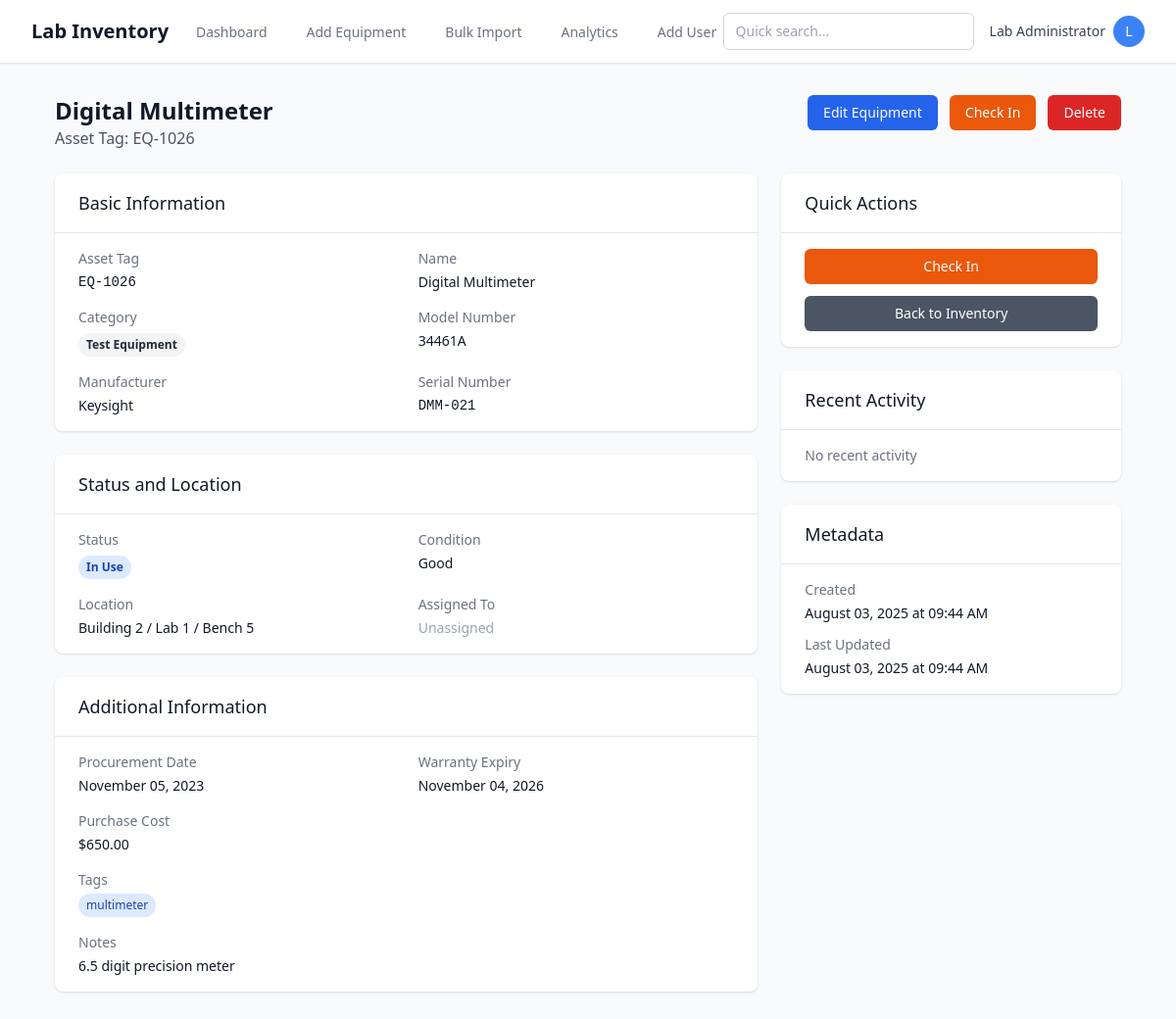
/view/26 (signed in), run on an earlier commit of the app's database.
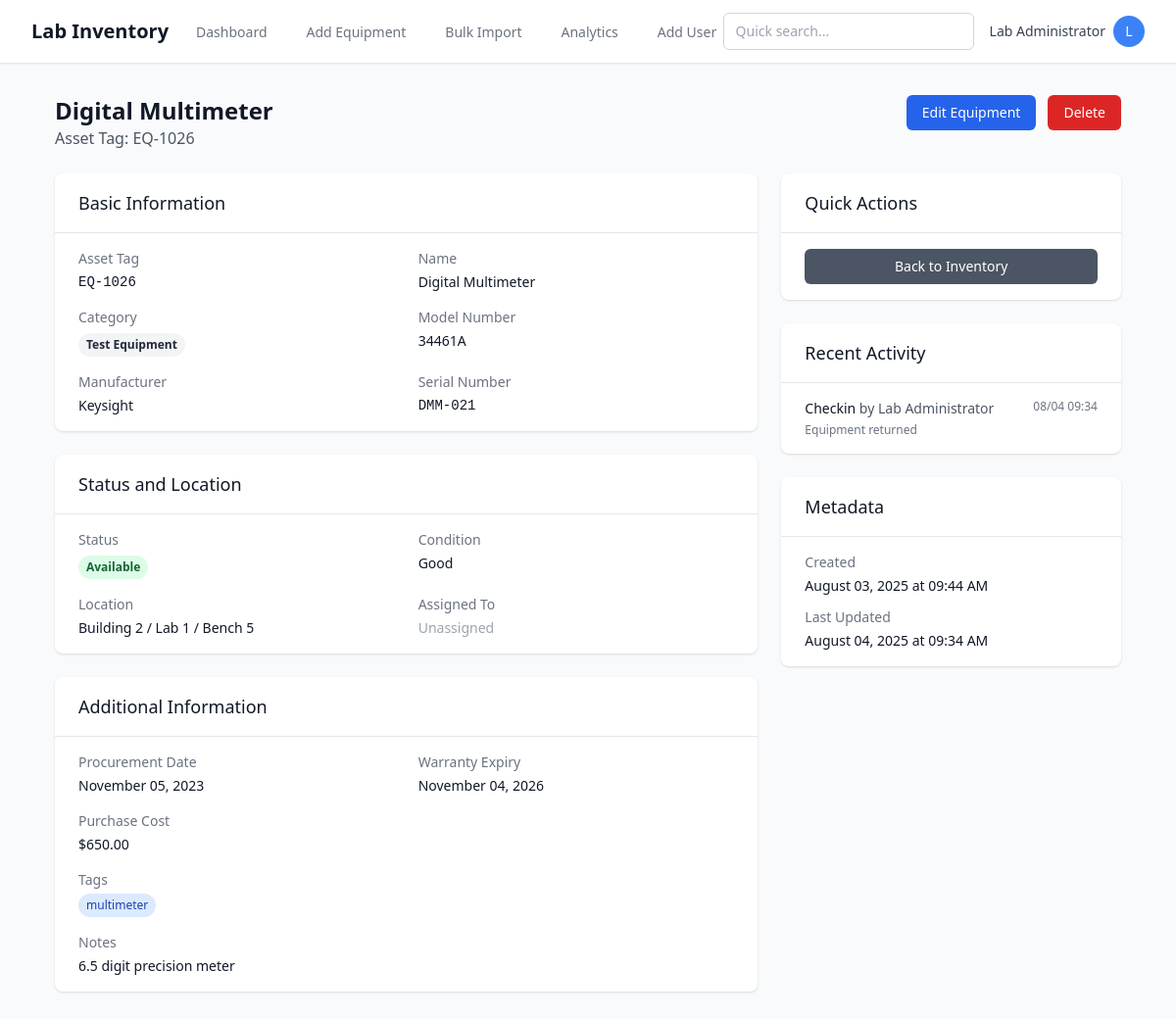
And on a later commit of the database.
### app/models.py (models this page shows, shortened)
class Equipment(db.Model):
    __tablename__ = 'equipment'
    id = db.Column(db.Integer, primary_key=True)
    asset_tag = db.Column(db.String(50), unique=True, nullable=False, index=True)
    name = db.Column(db.String(200), nullable=False)
    description = db.Column(db.Text)
    category = db.Column(db.String(100), nullable=False, index=True)
    model_number = db.Column(db.String(100))
    manufacturer = db.Column(db.String(100), index=True)
    serial_number = db.Column(db.String(100))
    procurement_date = db.Column(db.Date)
    warranty_expiry = db.Column(db.Date)
    created_at = db.Column(db.DateTime, default=now_ist)
    updated_at = db.Column(db.DateTime, default=now_ist, onupdate=now_ist)
    status = db.Column(db.String(50), nullable=False, default='Available', index=True)  # Available, In Use, Under Maintenance, Retired, Missing
    condition = db.Column(db.String(50), nullable=False, default='Good')  # New, Good, Needs Repair, Obsolete
    chip_type = db.Column(db.String(50))  # FPGA, ASIC, ARM, etc.
    package_type = db.Column(db.String(50))  # BGA, QFN, DIP, etc.
    pin_count = db.Column(db.Integer)
    temperature_grade = db.Column(db.String(50))  # Commercial, Industrial, Military
    testing_status = db.Column(db.String(50))  # Untested, Passed, Failed, Rework
    revision_info = db.Column(db.String(100))
    design_files = db.Column(db.Text)  # URL or file path
    location = db.Column(db.String(200))  # Building / Lab Room / Cabinet / Shelf
    assigned_to_id = db.Column(db.Integer, db.ForeignKey('users.id'), nullable=True)
    tags = db.Column(db.String(500))  # Comma-separated tags
    notes = db.Column(db.Text)
    purchase_cost = db.Column(db.Numeric(10, 2))
    current_value = db.Column(db.Numeric(10, 2))
    movement_logs = db.relationship('MovementLog', backref='equipment', lazy='dynamic', cascade='all, delete-orphan')
    audit_logs = db.relationship('AuditLog', backref='equipment', lazy='dynamic', cascade='all, delete-orphan')
    def get_tags_list(self):
        return [tag.strip() for tag in (self.tags or '').split(',') if tag.strip()]

class MovementLog(db.Model):
    __tablename__ = 'movement_logs'
    id = db.Column(db.Integer, primary_key=True)
    equipment_id = db.Column(db.Integer, db.ForeignKey('equipment.id'), nullable=False)
    user_id = db.Column(db.Integer, db.ForeignKey('users.id'), nullable=False)
    action = db.Column(db.String(50), nullable=False)  # checkout, checkin, move, assign, unassign
    from_location = db.Column(db.String(200))
    to_location = db.Column(db.String(200))
    from_user_id = db.Column(db.Integer, db.ForeignKey('users.id'))
    to_user_id = db.Column(db.Integer, db.ForeignKey('users.id'))
    timestamp = db.Column(db.DateTime, default=now_ist, index=True)
    notes = db.Column(db.Text)
    from_user = db.relationship('User', foreign_keys=[from_user_id])
    to_user = db.relationship('User', foreign_keys=[to_user_id])

class User(UserMixin, db.Model):
    __tablename__ = 'users'
    id = db.Column(db.Integer, primary_key=True)
    name = db.Column(db.String(100), nullable=False)
    email = db.Column(db.String(120), unique=True, nullable=False, index=True)
    password_hash = db.Column(db.String(128), nullable=False)
    role = db.Column(db.String(20), nullable=False, default='Researcher')  # Admin, Lab Staff, Researcher, Read-only
    created_at = db.Column(db.DateTime, default=now_ist)
    is_active = db.Column(db.Boolean, default=True)
    assigned_equipment = db.relationship('Equipment', backref='assignee', lazy='dynamic')
    audit_logs = db.relationship('AuditLog', backref='user', lazy='dynamic')
    movement_logs = db.relationship(
        'MovementLog',
        foreign_keys='MovementLog.user_id',
        backref='user', lazy='dynamic'
    )
    outgoing_movements = db.relationship(
        'MovementLog',
        foreign_keys='MovementLog.from_user_id',
        backref='from_user_obj', lazy='dynamic'
    )
    incoming_movements = db.relationship(
        'MovementLog',
        foreign_keys='MovementLog.to_user_id',
        backref='to_user_obj', lazy='dynamic'
    )
    def has_permission(self, action):
        permissions = {
            'Admin': ['create', 'read', 'update', 'delete', 'bulk_import', 'user_management'],
            'Lab Staff': ['create', 'read', 'update', 'delete', 'bulk_import'],
            'Researcher': ['read', 'update', 'checkout', 'checkin'],
            'Read-only': ['read']
        }
        return action in permissions.get(self.role, [])

### app/routes/inventory.py (the view)
@inventory_bp.route('/view/<int:id>')
@login_required
def view(id):
    equipment = Equipment.query.get_or_404(id)
    movements = MovementLog.query.filter_by(equipment_id=id).order_by(desc(MovementLog.timestamp)).limit(10).all()
    return render_template('inventory/view.html', equipment=equipment, movements=movements)

### app/routes/auth.py (called while the page is built)
@login_manager.user_loader
def load_user(user_id):
    return User.query.get(int(user_id))

### app/templates/inventory/view.html (shortened to what the changed rows need)
{% extends "base.html" %}
{% block content %}
<div class="max-w-6xl mx-auto py-8 px-4 sm:px-6 lg:px-8">
    <div class="flex justify-between items-start mb-6">
        <div>
            <h1 class="text-2xl font-bold text-gray-900">{{ equipment.name }}</h1>
            <p class="text-gray-600">Asset Tag: {{ equipment.asset_tag }}</p>
        </div>
        <div class="flex space-x-3">
            {% if equipment.assigned_to_id == current_user.id or (current_user.has_permission('update') and equipment.status == 'In Use') %}
            <form hx-post="{{ url_for('inventory.checkin', id=equipment.id) }}"
                  hx-confirm="Check in this equipment?"
                  class="inline">
                <button type="submit" class="bg-orange-600 hover:bg-orange-700 text-white px-4 py-2 rounded-md text-sm font-medium transition-colors duration-200">
                    Check In
                </button>
            </form>
            {% endif %}
        </div>
    </div>
    <div class="grid grid-cols-1 lg:grid-cols-3 gap-6">
        <div class="lg:col-span-2 space-y-6">
            <div class="bg-white shadow rounded-lg">
                <div class="px-6 py-4">
                    <dl class="grid grid-cols-1 md:grid-cols-2 gap-x-6 gap-y-4">
                        <div>
                            <dt class="text-sm font-medium text-gray-500">Asset Tag</dt>
                            <dd class="mt-1 text-sm text-gray-900 font-mono">{{ equipment.asset_tag }}</dd>
                        </div>
                        <div>
                            <dt class="text-sm font-medium text-gray-500">Name</dt>
                            <dd class="mt-1 text-sm text-gray-900">{{ equipment.name }}</dd>
                        </div>
                        <div>
                            <dd class="mt-1">
                                <span class="inline-flex px-2 py-1 text-xs font-semibold rounded-full bg-gray-100 text-gray-800">
                                    {{ equipment.category }}
                                </span>
                            </dd>
                        </div>
                        <div>
                            <dt class="text-sm font-medium text-gray-500">Model Number</dt>
                            <dd class="mt-1 text-sm text-gray-900">{{ equipment.model_number or '-' }}</dd>
                        </div>
                        <div>
                            <dt class="text-sm font-medium text-gray-500">Manufacturer</dt>
                            <dd class="mt-1 text-sm text-gray-900">{{ equipment.manufacturer or '-' }}</dd>
                        </div>
                        <div>
                            <dt class="text-sm font-medium text-gray-500">Serial Number</dt>
                            <dd class="mt-1 text-sm text-gray-900 font-mono">{{ equipment.serial_number or '-' }}</dd>
                        </div>
                    </dl>
                </div>
            </div>
            <div class="bg-white shadow rounded-lg">
                <div class="px-6 py-4">
                    <dl class="grid grid-cols-1 md:grid-cols-2 gap-x-6 gap-y-4">
                        <div>
                            <dd class="mt-1">
                                {% if equipment.status == 'Available' %}
                                    <span class="inline-flex px-2 py-1 text-xs font-semibold rounded-full bg-green-100 text-green-800">
                                        {{ equipment.status }}
                                    </span>
                                {% elif equipment.status == 'In Use' %}
                                    <span class="inline-flex px-2 py-1 text-xs font-semibold rounded-full bg-blue-100 text-blue-800">
                                        {{ equipment.status }}
                                    </span>
                                {% elif equipment.status == 'Under Maintenance' %}
                                    <span class="inline-flex px-2 py-1 text-xs font-semibold rounded-full bg-yellow-100 text-yellow-800">
                                        {{ equipment.status }}
                                    </span>
                                {% elif equipment.status == 'Retired' %}
                                    <span class="inline-flex px-2 py-1 text-xs font-semibold rounded-full bg-gray-100 text-gray-800">
                                        {{ equipment.status }}
                                    </span>
                                {% else %}
                                    <span class="inline-flex px-2 py-1 text-xs font-semibold rounded-full bg-red-100 text-red-800">
                                        {{ equipment.status }}
                                    </span>
                                {% endif %}
                            </dd>
                        </div>
                        <div>
                            <dt class="text-sm font-medium text-gray-500">Condition</dt>
                            <dd class="mt-1 text-sm text-gray-900">{{ equipment.condition }}</dd>
                        </div>
                        <div>
                            <dt class="text-sm font-medium text-gray-500">Location</dt>
                            <dd class="mt-1 text-sm text-gray-900">{{ equipment.location or '-' }}</dd>
                        </div>
                    </dl>
                </div>
            </div>
            <div class="bg-white shadow rounded-lg">
                <div class="px-6 py-4">
                    <dl class="grid grid-cols-1 md:grid-cols-2 gap-x-6 gap-y-4">
                        <div>
                            <dt class="text-sm font-medium text-gray-500">Procurement Date</dt>
                            <dd class="mt-1 text-sm text-gray-900">
                                {{ equipment.procurement_date.strftime('%B %d, %Y') if equipment.procurement_date else '-' }}
                            </dd>
                        </div>
                        <div>
                            <dt class="text-sm font-medium text-gray-500">Warranty Expiry</dt>
                            <dd class="mt-1 text-sm text-gray-900">
                                {{ equipment.warranty_expiry.strftime('%B %d, %Y') if equipment.warranty_expiry else '-' }}
                            </dd>
                        </div>
                        {% if equipment.purchase_cost %}
                        <div>
                            <dt class="text-sm font-medium text-gray-500">Purchase Cost</dt>
                            <dd class="mt-1 text-sm text-gray-900">${{ "%.2f"|format(equipment.purchase_cost) }}</dd>
                        </div>
                        {% endif %}
                        {% if equipment.tags %}
                        <div class="md:col-span-2">
                            <dd class="mt-1">
                                <div class="flex flex-wrap gap-2">
                                    {% for tag in equipment.get_tags_list() %}
                                    <span class="inline-flex px-2 py-1 text-xs font-medium rounded-full bg-blue-100 text-blue-800">
                                        {{ tag }}
                                    </span>
                                    {% endfor %}
                                </div>
                            </dd>
                        </div>
                        {% endif %}
                        {% if equipment.notes %}
                        <div class="md:col-span-2">
                            <dt class="text-sm font-medium text-gray-500">Notes</dt>
                            <dd class="mt-1 text-sm text-gray-900">{{ equipment.notes }}</dd>
                        </div>
                        {% endif %}
                    </dl>
                </div>
            </div>
        </div>
        <div class="space-y-6">
            <div class="bg-white shadow rounded-lg">
                <div class="px-6 py-4 space-y-3">
                    {% if equipment.assigned_to_id == current_user.id or (current_user.has_permission('update') and equipment.status == 'In Use') %}
                    <form hx-post="{{ url_for('inventory.checkin', id=equipment.id) }}"
                          hx-confirm="Check in this equipment?"
                          hx-target="body"
                          class="w-full">
                        <button type="submit" class="w-full bg-orange-600 hover:bg-orange-700 text-white px-4 py-2 rounded-md text-sm font-medium transition-colors duration-200">
                            Check In
                        </button>
                    </form>
                    {% endif %}
                </div>
            </div>
            <div class="bg-white shadow rounded-lg">
                <div class="px-6 py-4">
                    {% if movements %}
                    <div class="space-y-3">
                        {% for movement in movements %}
                        <div class="text-sm">
                            <div class="flex items-start justify-between">
                                <div>
                                    <span class="font-medium text-gray-900">{{ movement.action.title() }}</span>
                                    {% if movement.action == 'assign' and movement.to_user %}
                                        <span class="text-gray-600">to {{ movement.to_user.name }}</span>
                                    {% elif movement.action == 'unassign' and movement.from_user %}
                                        <span class="text-gray-600">from {{ movement.from_user.name }}</span>
                                    {% elif movement.action == 'checkout' %}
                                        <span class="text-gray-600">by {{ movement.user.name }}</span>
                                    {% elif movement.action == 'checkin' %}
                                        <span class="text-gray-600">by {{ movement.user.name }}</span>
                                    {% endif %}
                                </div>
                                <span class="text-xs text-gray-500">
                                    {{ movement.timestamp.strftime('%m/%d %H:%M') }}
                                </span>
                            </div>
                            {% if movement.notes %}
                            <p class="text-xs text-gray-500 mt-1">{{ movement.notes }}</p>
                            {% endif %}
                        </div>
                        {% endfor %}
                    </div>
                    {% else %}
                    <p class="text-sm text-gray-500">No recent activity</p>
                    {% endif %}
                </div>
            </div>
            <div class="bg-white shadow rounded-lg">
                <div class="px-6 py-4">
                    <dl class="space-y-3">
                        <div>
                            <dt class="text-sm font-medium text-gray-500">Created</dt>
                            <dd class="mt-1 text-sm text-gray-900">
                                {{ equipment.created_at.strftime('%B %d, %Y at %I:%M %p') }}
                            </dd>
                        </div>
                        <div>
                            <dt class="text-sm font-medium text-gray-500">Last Updated</dt>
                            <dd class="mt-1 text-sm text-gray-900">
                                {{ equipment.updated_at.strftime('%B %d, %Y at %I:%M %p') }}
                            </dd>
                        </div>
                    </dl>
                </div>
            </div>
        </div>
    </div>
</div>
{% endblock %}

What changed in the data, as far as the page shows it:
changed Equipment "multimeter": updated_at "August 03, 2025 at 09:44 AM" → "August 04, 2025 at 09:34 AM"; status "In Use" → "Available"
added MovementLog: action "Checkin", user.name "Lab Administrator", timestamp "08/04 09:34", notes "Equipment returned"
Also different on the page:
text no longer shown: "Check In Check In No recent activity"
